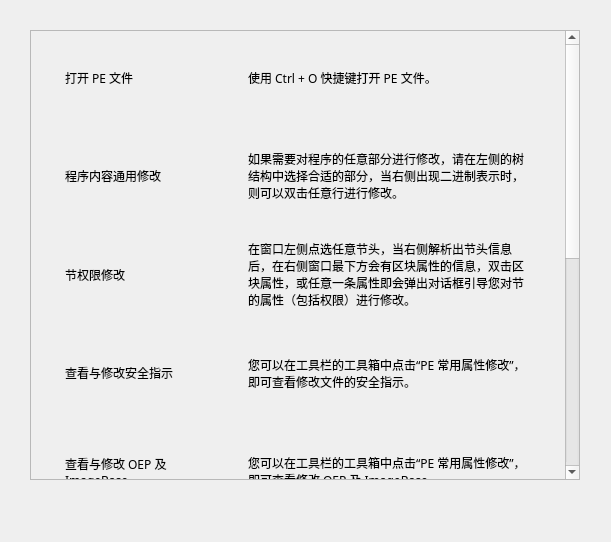
<?xml version="1.0" encoding="UTF-8"?>
<ui version="4.0">
 <class>HelpDialog</class>
 <widget class="QDialog" name="HelpDialog">
  <property name="geometry">
   <rect>
    <x>0</x>
    <y>0</y>
    <width>611</width>
    <height>542</height>
   </rect>
  </property>
  <property name="windowTitle">
   <string>Help</string>
  </property>
  <widget class="QDialogButtonBox" name="buttonBox">
   <property name="geometry">
    <rect>
     <x>30</x>
     <y>550</y>
     <width>541</width>
     <height>61</height>
    </rect>
   </property>
   <property name="orientation">
    <enum>Qt::Horizontal</enum>
   </property>
   <property name="standardButtons">
    <set>QDialogButtonBox::Cancel|QDialogButtonBox::Ok</set>
   </property>
  </widget>
  <widget class="QScrollArea" name="scrollArea">
   <property name="geometry">
    <rect>
     <x>30</x>
     <y>30</y>
     <width>550</width>
     <height>450</height>
    </rect>
   </property>
   <property name="verticalScrollBarPolicy">
    <enum>Qt::ScrollBarAsNeeded</enum>
   </property>
   <property name="widgetResizable">
    <bool>true</bool>
   </property>
   <widget class="QWidget" name="scrollAreaWidgetContents">
    <property name="geometry">
     <rect>
      <x>0</x>
      <y>0</y>
      <width>527</width>
      <height>882</height>
     </rect>
    </property>
    <property name="sizePolicy">
     <sizepolicy hsizetype="Preferred" vsizetype="Preferred">
      <horstretch>0</horstretch>
      <verstretch>0</verstretch>
     </sizepolicy>
    </property>
    <property name="minimumSize">
     <size>
      <width>0</width>
      <height>882</height>
     </size>
    </property>
    <widget class="QWidget" name="gridLayoutWidget">
     <property name="geometry">
      <rect>
       <x>0</x>
       <y>0</y>
       <width>531</width>
       <height>881</height>
      </rect>
     </property>
     <layout class="QGridLayout" name="gridLayout">
      <property name="verticalSpacing">
       <number>6</number>
      </property>
      <item row="4" column="1">
       <widget class="QLabel" name="label_10">
        <property name="font">
         <font>
          <family>微软雅黑 Light</family>
         </font>
        </property>
        <property name="text">
         <string>您可以在工具栏的工具箱中点击“PE 常用属性修改”，即可查看修改 OEP 及 ImageBase。</string>
        </property>
        <property name="wordWrap">
         <bool>true</bool>
        </property>
       </widget>
      </item>
      <item row="2" column="1">
       <widget class="QLabel" name="label_6">
        <property name="font">
         <font>
          <family>微软雅黑 Light</family>
         </font>
        </property>
        <property name="text">
         <string>在窗口左侧点选任意节头，当右侧解析出节头信息后，在右侧窗口最下方会有区块属性的信息，双击区块属性，或任意一条属性即会弹出对话框引导您对节的属性（包括权限）进行修改。</string>
        </property>
        <property name="wordWrap">
         <bool>true</bool>
        </property>
       </widget>
      </item>
      <item row="3" column="0">
       <widget class="QLabel" name="label_7">
        <property name="font">
         <font>
          <family>微软雅黑 Light</family>
         </font>
        </property>
        <property name="text">
         <string>查看与修改安全指示</string>
        </property>
       </widget>
      </item>
      <item row="6" column="1">
       <widget class="QLabel" name="label_14">
        <property name="font">
         <font>
          <family>微软雅黑 Light</family>
         </font>
        </property>
        <property name="text">
         <string>点击工具栏的进程操作，在弹出的窗口中点选需要的进程，并点击新窗口工具栏中的 Hook即可。</string>
        </property>
        <property name="wordWrap">
         <bool>true</bool>
        </property>
       </widget>
      </item>
      <item row="8" column="0">
       <widget class="QLabel" name="label_17">
        <property name="font">
         <font>
          <family>微软雅黑 Light</family>
         </font>
        </property>
        <property name="text">
         <string>代码节的反汇编</string>
        </property>
       </widget>
      </item>
      <item row="8" column="1">
       <widget class="QLabel" name="label_18">
        <property name="font">
         <font>
          <family>微软雅黑 Light</family>
         </font>
        </property>
        <property name="text">
         <string>点击工具栏的视图，即可看到选项，打开后，在左侧选择 Section code,右侧窗口即出现反汇编后的代码。</string>
        </property>
        <property name="wordWrap">
         <bool>true</bool>
        </property>
       </widget>
      </item>
      <item row="5" column="1">
       <widget class="QLabel" name="label_13">
        <property name="font">
         <font>
          <family>微软雅黑 Light</family>
         </font>
        </property>
        <property name="text">
         <string>点击工具栏的工具箱即可找到相关的按钮。</string>
        </property>
        <property name="wordWrap">
         <bool>true</bool>
        </property>
       </widget>
      </item>
      <item row="0" column="0">
       <widget class="QLabel" name="label">
        <property name="sizePolicy">
         <sizepolicy hsizetype="Fixed" vsizetype="Preferred">
          <horstretch>0</horstretch>
          <verstretch>0</verstretch>
         </sizepolicy>
        </property>
        <property name="font">
         <font>
          <family>微软雅黑 Light</family>
         </font>
        </property>
        <property name="text">
         <string>打开 PE 文件</string>
        </property>
       </widget>
      </item>
      <item row="1" column="1">
       <widget class="QLabel" name="label_4">
        <property name="sizePolicy">
         <sizepolicy hsizetype="Fixed" vsizetype="Preferred">
          <horstretch>0</horstretch>
          <verstretch>0</verstretch>
         </sizepolicy>
        </property>
        <property name="font">
         <font>
          <family>微软雅黑 Light</family>
         </font>
        </property>
        <property name="text">
         <string>如果需要对程序的任意部分进行修改，请在左侧的树结构中选择合适的部分，当右侧出现二进制表示时，则可以双击任意行进行修改。</string>
        </property>
        <property name="wordWrap">
         <bool>true</bool>
        </property>
       </widget>
      </item>
      <item row="7" column="1">
       <widget class="QLabel" name="label_16">
        <property name="font">
         <font>
          <family>微软雅黑 Light</family>
         </font>
        </property>
        <property name="text">
         <string>点击工具栏的文件附加，在弹出的窗口中选择需要注入的PE文件。</string>
        </property>
        <property name="wordWrap">
         <bool>true</bool>
        </property>
       </widget>
      </item>
      <item row="0" column="1">
       <widget class="QLabel" name="label_2">
        <property name="sizePolicy">
         <sizepolicy hsizetype="Preferred" vsizetype="Preferred">
          <horstretch>0</horstretch>
          <verstretch>0</verstretch>
         </sizepolicy>
        </property>
        <property name="font">
         <font>
          <family>微软雅黑 Light</family>
         </font>
        </property>
        <property name="text">
         <string>使用 Ctrl + O 快捷键打开 PE 文件。</string>
        </property>
        <property name="wordWrap">
         <bool>true</bool>
        </property>
       </widget>
      </item>
      <item row="6" column="0">
       <widget class="QLabel" name="label_12">
        <property name="font">
         <font>
          <family>微软雅黑 Light</family>
         </font>
        </property>
        <property name="text">
         <string>Hooking、Inline Hooking</string>
        </property>
       </widget>
      </item>
      <item row="4" column="0">
       <widget class="QLabel" name="label_8">
        <property name="font">
         <font>
          <family>微软雅黑 Light</family>
         </font>
        </property>
        <property name="text">
         <string>查看与修改 OEP 及 ImageBase</string>
        </property>
        <property name="wordWrap">
         <bool>true</bool>
        </property>
       </widget>
      </item>
      <item row="3" column="1">
       <widget class="QLabel" name="label_9">
        <property name="font">
         <font>
          <family>微软雅黑 Light</family>
         </font>
        </property>
        <property name="text">
         <string>您可以在工具栏的工具箱中点击“PE 常用属性修改”，即可查看修改文件的安全指示。</string>
        </property>
        <property name="wordWrap">
         <bool>true</bool>
        </property>
       </widget>
      </item>
      <item row="1" column="0">
       <widget class="QLabel" name="label_3">
        <property name="font">
         <font>
          <family>微软雅黑 Light</family>
         </font>
        </property>
        <property name="text">
         <string>程序内容通用修改</string>
        </property>
       </widget>
      </item>
      <item row="2" column="0">
       <widget class="QLabel" name="label_5">
        <property name="font">
         <font>
          <family>微软雅黑 Light</family>
         </font>
        </property>
        <property name="text">
         <string>节权限修改</string>
        </property>
       </widget>
      </item>
      <item row="5" column="0">
       <widget class="QLabel" name="label_11">
        <property name="font">
         <font>
          <family>微软雅黑 Light</family>
         </font>
        </property>
        <property name="text">
         <string>验证签名、查看证书表</string>
        </property>
       </widget>
      </item>
      <item row="7" column="0">
       <widget class="QLabel" name="label_15">
        <property name="font">
         <font>
          <family>微软雅黑 Light</family>
         </font>
        </property>
        <property name="text">
         <string>Shellcode 注入</string>
        </property>
       </widget>
      </item>
     </layout>
    </widget>
   </widget>
  </widget>
 </widget>
 <resources/>
 <connections>
  <connection>
   <sender>buttonBox</sender>
   <signal>accepted()</signal>
   <receiver>HelpDialog</receiver>
   <slot>accept()</slot>
   <hints>
    <hint type="sourcelabel">
     <x>248</x>
     <y>254</y>
    </hint>
    <hint type="destinationlabel">
     <x>157</x>
     <y>274</y>
    </hint>
   </hints>
  </connection>
  <connection>
   <sender>buttonBox</sender>
   <signal>rejected()</signal>
   <receiver>HelpDialog</receiver>
   <slot>reject()</slot>
   <hints>
    <hint type="sourcelabel">
     <x>316</x>
     <y>260</y>
    </hint>
    <hint type="destinationlabel">
     <x>286</x>
     <y>274</y>
    </hint>
   </hints>
  </connection>
 </connections>
</ui>
